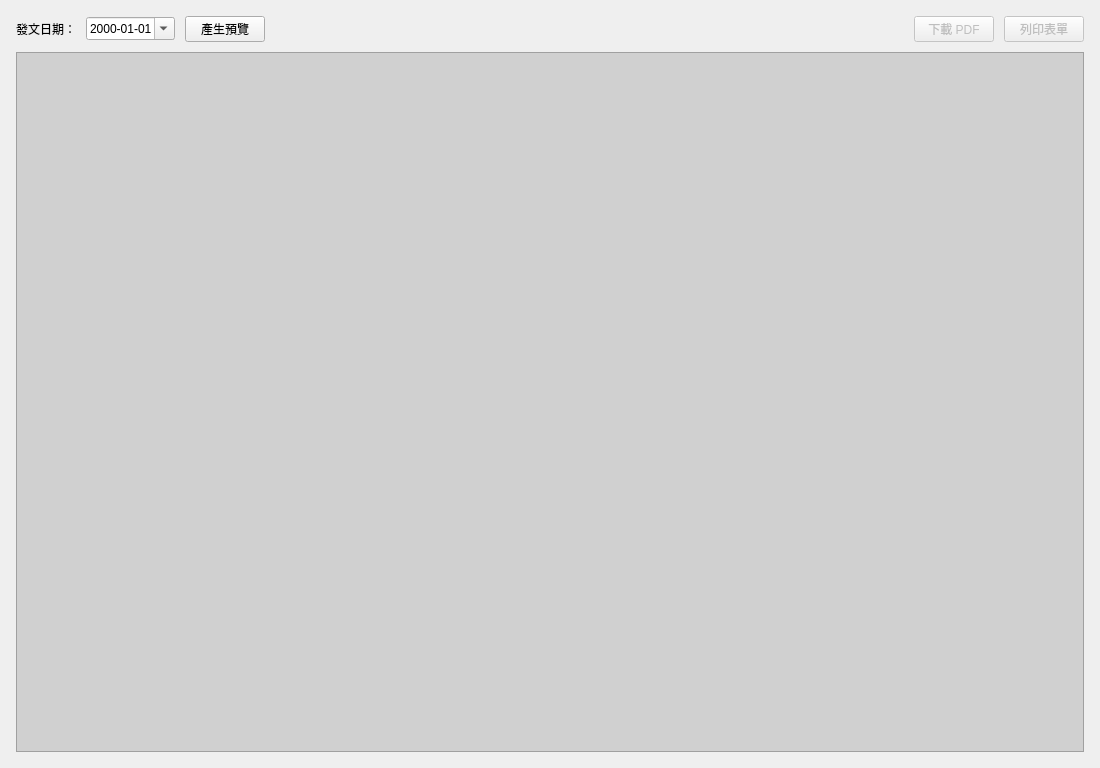
<?xml version="1.0" encoding="UTF-8"?>
<ui version="4.0">
 <class>MainWindow</class>
 <widget class="QMainWindow" name="MainWindow">
  <property name="geometry">
   <rect><x>0</x><y>0</y><width>1100</width><height>768</height></rect>
  </property>
  <property name="windowTitle"><string>公文收發管理系統 - 簽收單列印</string></property>
  <widget class="QWidget" name="centralwidget">
   <layout class="QVBoxLayout" name="mainVerticalLayout">
    <property name="spacing"><number>10</number></property>
    <property name="leftMargin"><number>16</number></property>
    <property name="topMargin"><number>16</number></property>
    <property name="rightMargin"><number>16</number></property>
    <property name="bottomMargin"><number>16</number></property>

    <!-- 控制列 -->
    <item>
     <layout class="QHBoxLayout" name="ctrlLayout">
      <property name="spacing"><number>10</number></property>

      <!-- 發文日期 標籤 -->
      <item>
       <widget class="QLabel" name="lbl_date">
        <property name="text"><string>發文日期：</string></property>
        <property name="alignment"><set>Qt::AlignRight|Qt::AlignVCenter</set></property>
       </widget>
      </item>

      <!-- 日期選擇器 -->
      <item>
       <widget class="QDateEdit" name="print_date">
        <property name="minimumWidth"><number>120</number></property>
        <property name="calendarPopup"><bool>true</bool></property>
        <property name="displayFormat"><string>yyyy-MM-dd</string></property>
       </widget>
      </item>

      <!-- 產生預覽按鈕 -->
      <item>
       <widget class="QPushButton" name="btn_generate">
        <property name="text"><string>產生預覽</string></property>
       </widget>
      </item>

      <!-- 狀態標籤 -->
      <item>
       <widget class="QLabel" name="lbl_status">
        <property name="text"><string></string></property>
        <property name="styleSheet"><string>color: gray; font-size: 12px;</string></property>
       </widget>
      </item>

      <!-- 彈性空間（把右側兩顆按鈕推到最右） -->
      <item>
       <spacer name="hSpacer">
        <property name="orientation"><enum>Qt::Horizontal</enum></property>
        <property name="sizeHint" stdset="0">
         <size><width>40</width><height>20</height></size>
        </property>
       </spacer>
      </item>

      <!-- 下載 PDF 按鈕 -->
      <item>
       <widget class="QPushButton" name="btn_download">
        <property name="text"><string>下載 PDF</string></property>
        <property name="enabled"><bool>false</bool></property>
       </widget>
      </item>

      <!-- 列印表單按鈕 -->
      <item>
       <widget class="QPushButton" name="btn_print">
        <property name="text"><string>列印表單</string></property>
        <property name="enabled"><bool>false</bool></property>
       </widget>
      </item>

     </layout>
    </item>

    <!-- 預覽捲動區 -->
    <item>
     <widget class="QScrollArea" name="scroll_preview">
      <property name="widgetResizable"><bool>true</bool></property>
      <property name="styleSheet"><string>background: #D0D0D0;</string></property>
      <widget class="QWidget" name="scroll_contents">
       <property name="geometry">
        <rect><x>0</x><y>0</y><width>1068</width><height>700</height></rect>
       </property>
       <layout class="QVBoxLayout" name="preview_layout">
        <property name="spacing"><number>14</number></property>
        <property name="leftMargin"><number>16</number></property>
        <property name="topMargin"><number>16</number></property>
        <property name="rightMargin"><number>16</number></property>
        <property name="bottomMargin"><number>16</number></property>
       </layout>
      </widget>
     </widget>
    </item>

   </layout>
  </widget>
 </widget>
</ui>
